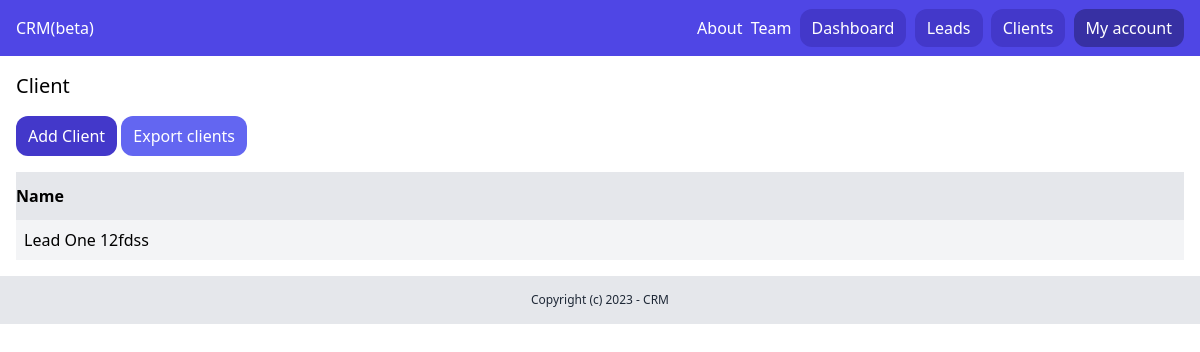
The app's page /dashboard/clients/ (signed in), older data.
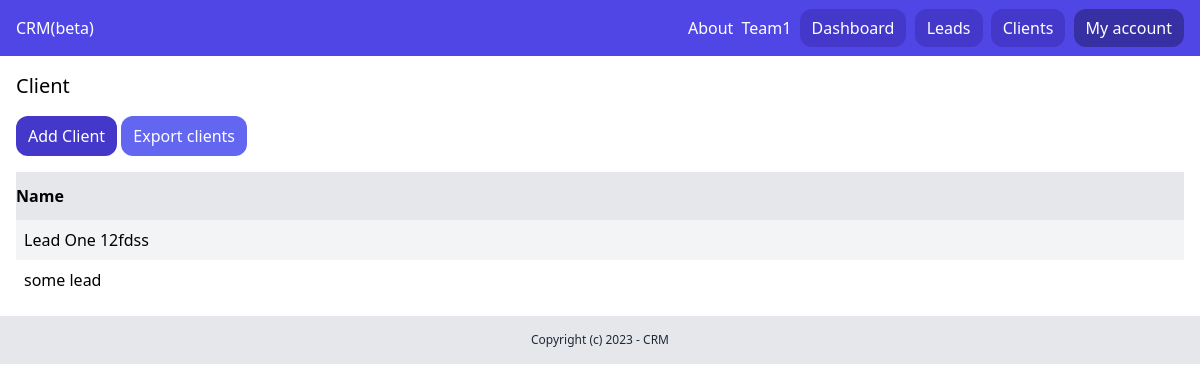
The same page, newer data.
### team/models.py (models this page shows, shortened)
class Team(models.Model):
    plan = models.ForeignKey(Plan, related_name='teams', blank=True, null=True,
                             on_delete=models.CASCADE)
    name = models.CharField(max_length=100)
    members = models.ManyToManyField(User, related_name='teams')
    created_by = models.ForeignKey(
        User, related_name='created_teams', on_delete=models.CASCADE)
    created_at = models.DateTimeField(auto_now=True)

### client_app/models.py (models this page shows, shortened)
class Client(models.Model):
    class Meta:
        ordering = ('name',)
    team = models.ForeignKey(
        Team, related_name='clients', on_delete=models.CASCADE)
    name = models.CharField(max_length=255)
    email = models.EmailField()
    description = models.TextField(blank=True, null=True)
    created_by = models.ForeignKey(
        User, related_name='client', on_delete=models.CASCADE)
    created_at = models.DateTimeField(auto_now_add=True)
    modified_at = models.DateTimeField(auto_now=True)

### client_app/views.py (the view)
# urls.py: path('', ClientsListView.as_view(), name='clients_list'),
class ClientsListView(LoginRequiredMixin, ListView):
    model = Client
    template_name = 'client_app/client_list.html'
    context_object_name = 'clients'
    def get_queryset(self):
        queryset = super(ClientsListView, self).get_queryset()
        return queryset.filter(
            created_by=self.request.user)

### team/context_proceessors.py (called while the page is built)
def active_team(request):
    if request.user.is_authenticated:
        if request.user.userprofile.active_team:
            active_team = request.user.userprofile.active_team
        else:
            active_team = Team.objects.filter(created_by=request.user)[0]
    else:
        active_team = None
    return {'active_team': active_team}

### client_app/templates/client_app/client_list.html
{% extends 'core_app/base.html' %} {% block title %} Client {% endblock %} {%block content %}
<div class="py-4 px-4">
  <h1 class="mb-4 text-xl">Client</h1>
  <a href="{% url 'client_app:clients_add' %}" class="inline-block py-2 px-3 bg-indigo-700 rounded-xl text-white"
    >Add Client</a
  >
  <a href="{% url 'client_app:export' %}" class="inline-block py-2 px-3 rounded-xl bg-indigo-500 text-white"
    >Export clients</a
  >
  {% if clients %}
  <div class="mt-4 flex justify-between">
    <p class="py-3 px bg-gray-200 font-semibold w-full">Name</p>
  </div>
  {% for client in clients %}
  <div class="flex justify-between">
    <p class="py-2 px-2 w-full {% cycle 'bg-gray-100' '' %}">
      <a href="{% url 'client_app:clients_detail' client.id %}">{{client.name}}</a>
    </p>
  </div>
  {% endfor %} {% else %}
  <p class="mt-6 px-2">There are no clients in the database</p>
  {% endif %}
</div>
{% endblock %}

### core_app/templates/core_app/partials/nav.html
<nav class="py-4 px-4 flex justify-between bg-indigo-600">
  <a href="/" class="text-white">CRM(beta)</a>
  <div class="space-x-1">
    <a href="{% url 'core_app:about' %}" class="text-white">About</a>
    {% if request.user.is_authenticated %}
    <a href="{% url 'team:detail' active_team.id %}" class="text-white"> {{ active_team.name }} </a>
    <a href="{% url 'dashboard:dashboard' %}" class="py-2 px-3 bg-indigo-700 rounded-xl text-white">Dashboard</a>
    <a href="{% url 'lead:leads_list' %}" class="py-2 px-3 bg-indigo-700 rounded-xl text-white">Leads</a>
    <a href="{% url 'client_app:clients_list' %}" class="py-2 px-3 bg-indigo-700 rounded-xl text-white">Clients</a>
    <a href="{% url 'acount' %}" class="py-2 px-3 bg-indigo-800 rounded-xl text-white">My account</a>
    {% else %}
    <a href="{% url 'userprofile:login' %}" class="py-2 px-3 bg-indigo-700 rounded-xl text-white">Log in</a>
    <a href="{% url 'userprofile:signup' %}" class="py-2 px-3 bg-indigo-700 rounded-xl text-white">Sign up</a>
    {% endif %}
  </div>
</nav>

Row changes from the older to the newer data that the page shows:
changed Team: name "Team" → "Team1"
added Client: name "some lead"
